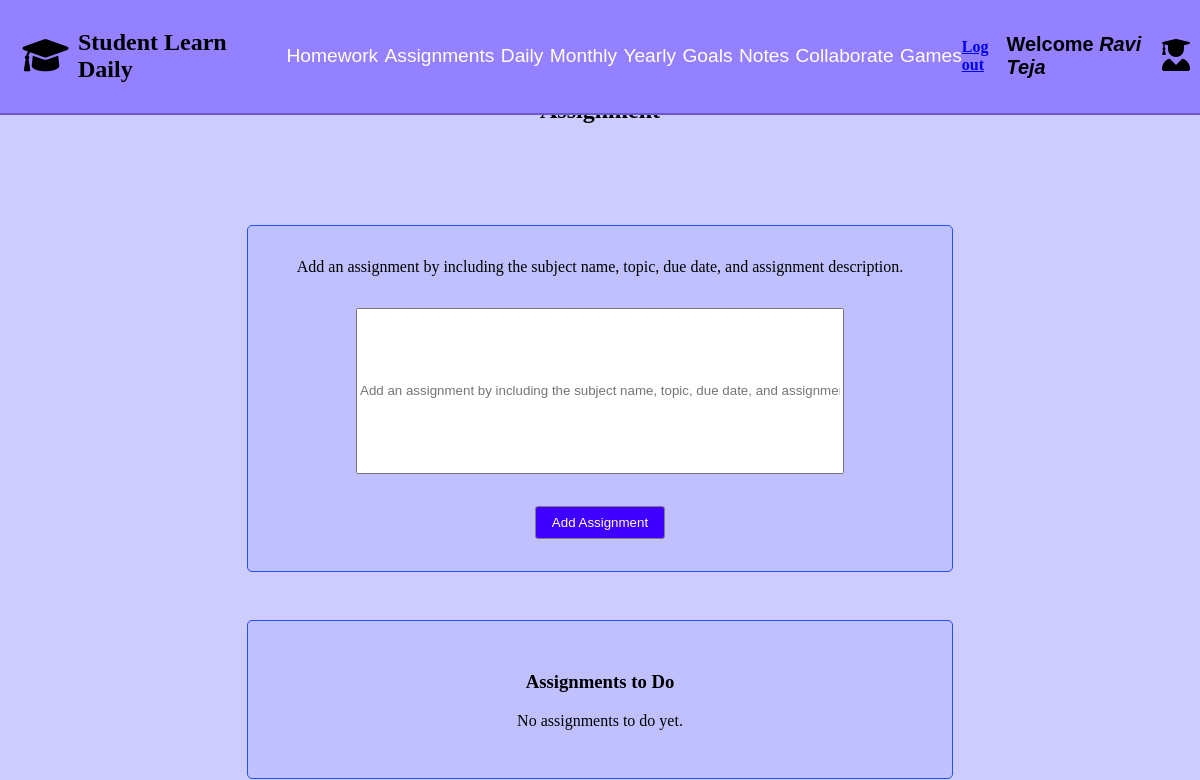
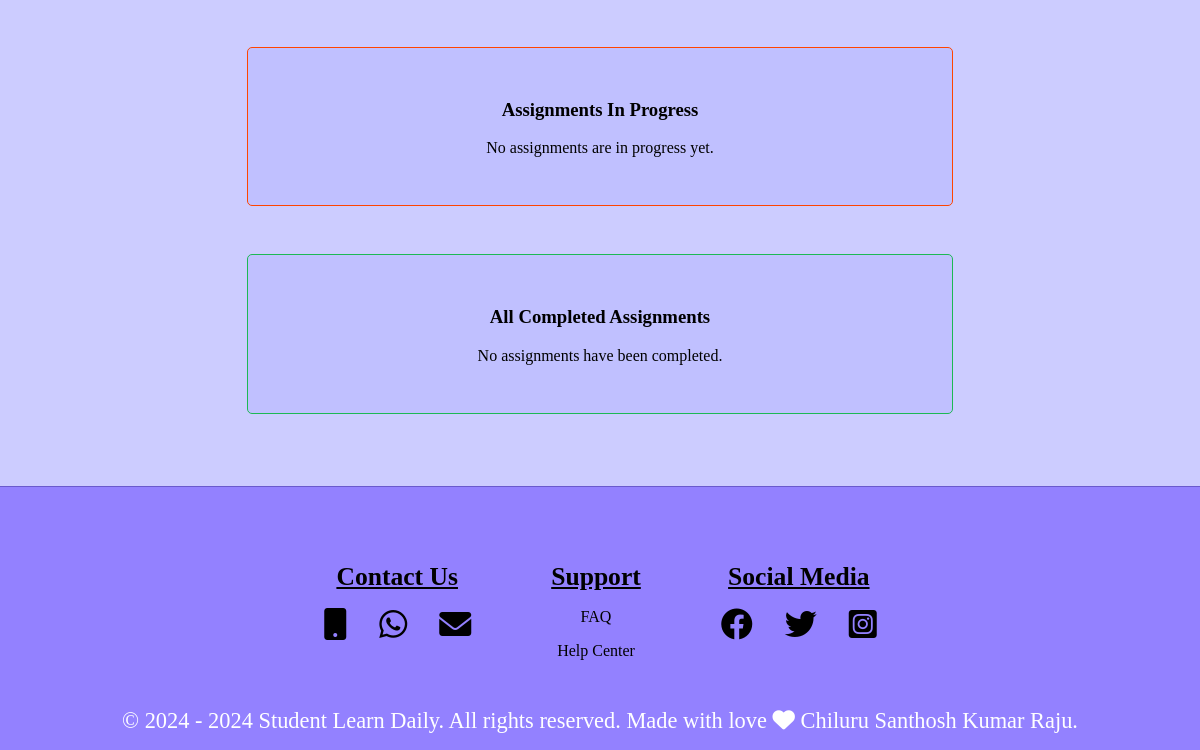
/studentasignments/7/, run on an earlier commit of the app's database (2 pictures, top to bottom).
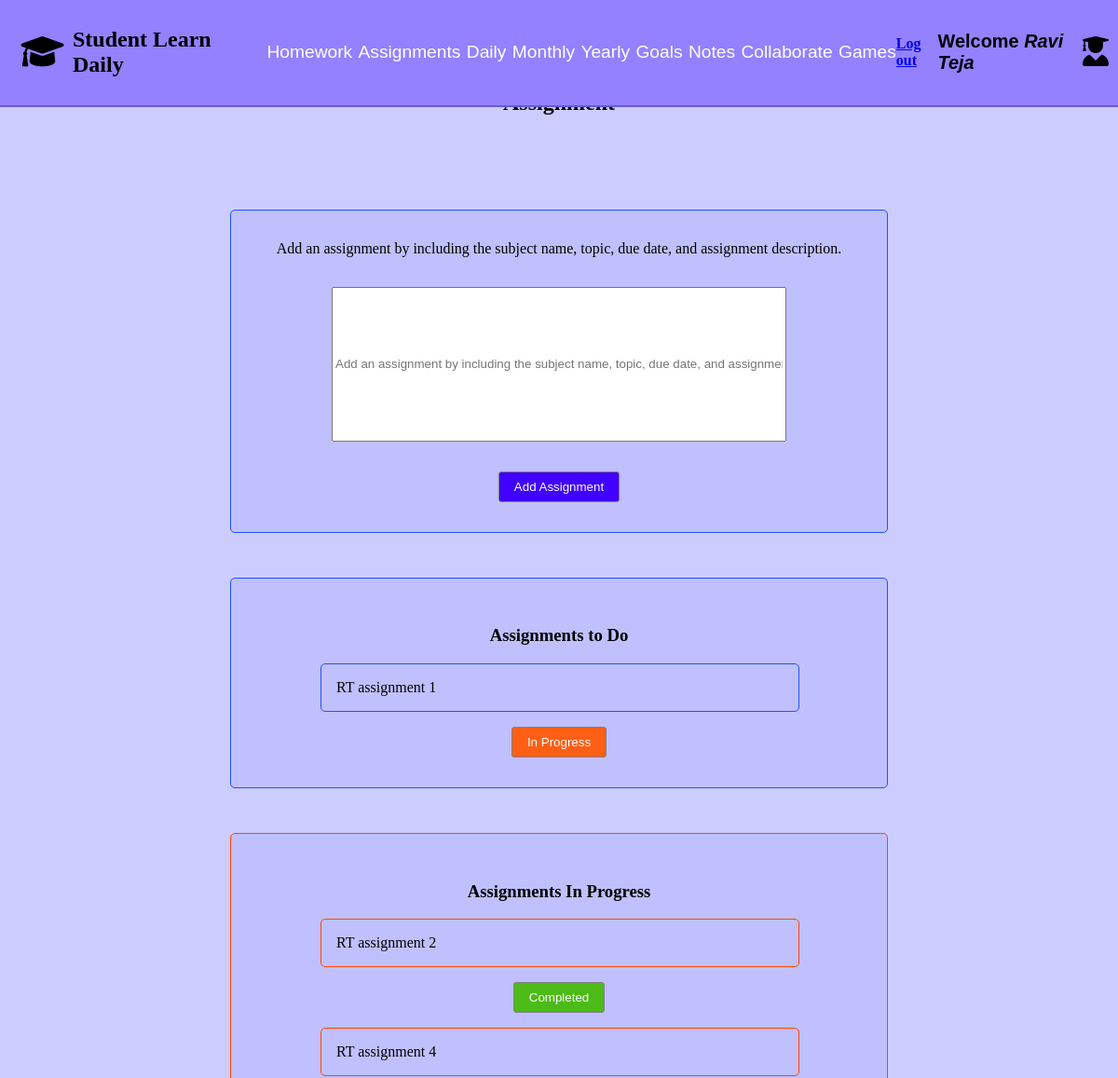
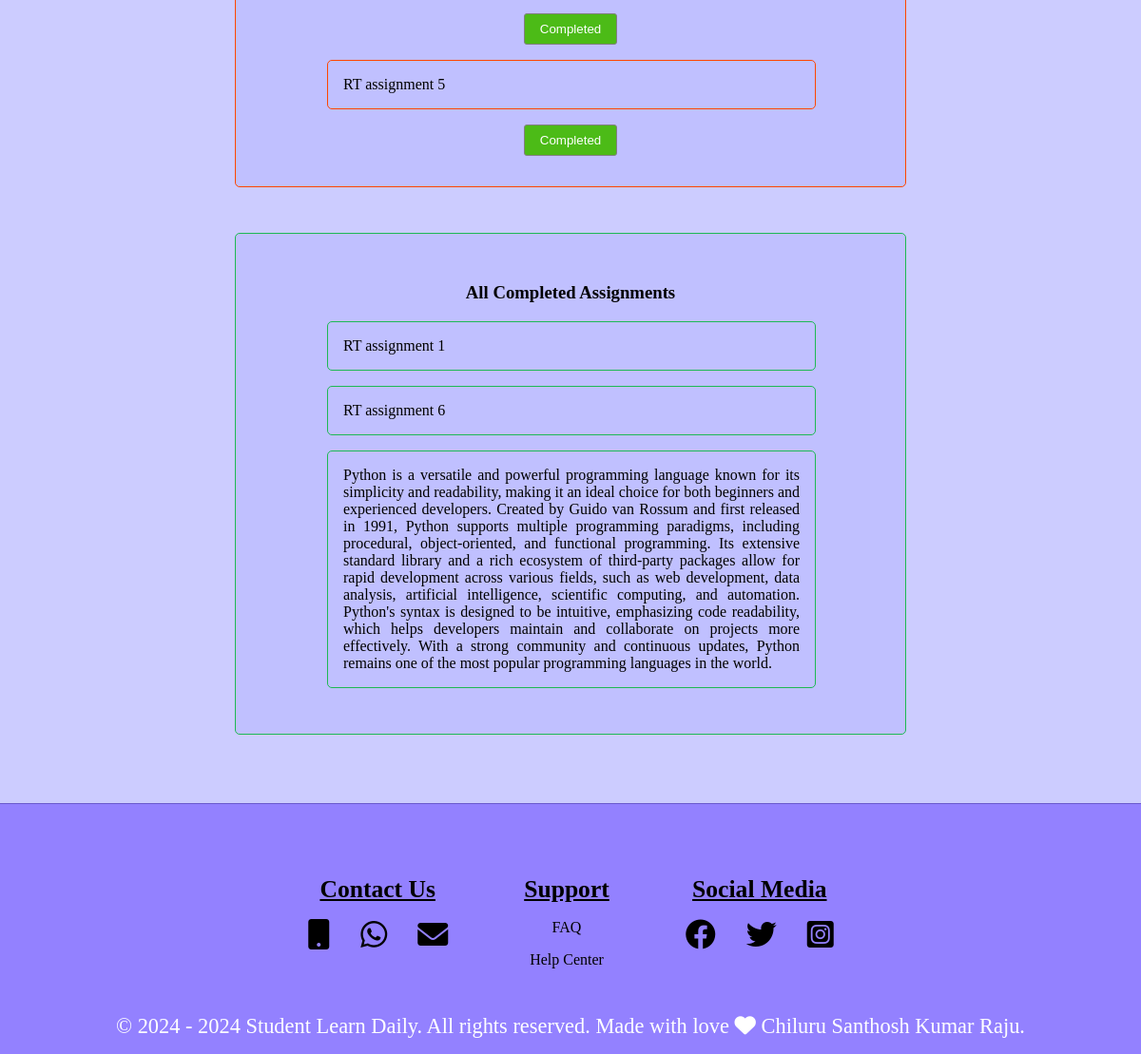
And on a later commit of the database (2 pictures, top to bottom).
### studentassignmentsapp/models.py (models this page shows)
class studentassignmentsmodel(models.Model):
    student = models.ForeignKey(StudentRegistrationModel, on_delete=models.CASCADE,related_name='assignments',null=True)
    assignment = models.TextField(null=True)
    status = models.CharField(max_length=500,null=True,default="To Do")
    def __str__(self):
        return self.assignment

### studentassignmentsapp/views.py (the view, shortened to what this page needs)
# urls.py: path('studentasignments/<int:student_id>/',views.studentasignments,name='studentasignments')
def studentasignments(request, student_id):
    student = get_object_or_404(StudentRegistrationModel, id=student_id)
    student_name = f"{student.first_name} {student.last_name}"
    assignments = student.assignments.all()
    form = studentassignmentsform(request.POST or None)
    assignments_todos = studentassignmentsmodel.objects.filter(student=student, status='To Do')
    assignment_in_progress = studentassignmentsmodel.objects.filter(student=student, status='In Progress')
    assignments_completed = studentassignmentsmodel.objects.filter(student=student, status='Completed')
    return render(request, 'studentassignments.html', {
        'student_name': student_name,
        'student_id': student_id,
        'form': form,
        'assignments_todos': assignments_todos,
        'assignments': assignments,
        'assignment_in_progress': assignment_in_progress,
        'assignments_completed': assignments_completed
    })

### studentassignmentsapp/forms.py
class studentassignmentsform(forms.ModelForm):
    class Meta:
        model = studentassignmentsmodel
        fields = ['assignment',]
        widgets = {
            'assignment': forms.TextInput(attrs={'placeholder': 'Add an assignment by including the subject name, topic, due date, and assignment description.', 'class': 'Add-assignment-input-box'})
            }

### context_processors/user_context.py (called while the page is built)
def student_context(request):
    student_name = ""
    student_id = request.session.get('student_id')
    if student_id:
        try:
            student = StudentRegistrationModel.objects.get(pk=student_id)
            student_name = f"{student.first_name} {student.last_name}"
        except StudentRegistrationModel.DoesNotExist:
            student_name = ""
    return {
        'student_name': student_name
    }

### Student_Learn_Daily_Project/templates/studentassignments.html (shortened to what this page needs)
{% extends "studentloginbase.html" %}
{% load static %}
{% block css %}
<link rel="stylesheet" href="{% static 'studentassignments.css' %}">
    <link rel="stylesheet" href="https://cdnjs.cloudflare.com/ajax/libs/font-awesome/6.0.0-beta3/css/all.min.css">
    <link rel="stylesheet" href="https://cdnjs.cloudflare.com/ajax/libs/toastr.js/latest/toastr.min.css">
{% endblock css %}
{% block content %}
<section id="student-assignments-id" class="Student-Assignment-section">
    <h2 class="Assignment-heading">Assignment</h2>
    <div class="add-assignment-form-div">
        <form class="add-assignment-submit-form" method="post">
            <label for="Aname"> Add an assignment by including the subject name, topic, due date, and assignment description. </label><br>
            {{ form.assignment }}
            <input type="submit" value="Add Assignment" class="assignment-submit-button" name="add_assignment">
        </form>
    </div>
    <div class="assignment-to-do">
        <h3 class="assignment-to-do-heading">Assignments to Do</h3>
        <div>
                {% if assignments_todos %}
                    {% for assignment in assignments_todos %}
                    <p class="assignment-to-do-list-p">  {{ assignment.assignment }} </p>
                    <form method="post" style="display:inline;">
                        <button type="submit" name="mark_in_progress" class="assignment-to-do-in-progress-btn">In Progress</button>
                    </form>
                    {% endfor %}
                    {% else %}
                    <p>No assignments to do yet.</p>
                {% endif %}
        </div>
    </div>
<div class="assignment-in-progress">
         <h3 class="assignment-in-progress-heading">Assignments In Progress</h3>
         <div>
          {% if assignment_in_progress %}
               {% for assignmentin in assignment_in_progress %}
               <p class="assignment-in-progress-list-p"> {{ assignmentin }} </p>
               <form method="post" style="display:inline;">
                <button type="submit" name="mark_as_completed" class="assignment-complete-btn">Completed</button>
            </form>
               {% endfor %}
          {% else %}
          <p>No assignments are in progress yet.</p>
          {% endif %}
         </div>
    </div>
<div class="assignments-all-completed">
         <h3 class="assignments-all-completed-heading">All Completed Assignments</h3>
         <div>
         {% if assignments_completed %}
         {% for assignmentcom in assignments_completed %}
         <p class="assignment-completed-list-p"> {{ assignmentcom }} </p>
         {% endfor %}
         {% else %}
         <p>No assignments have been completed.</p>
         {% endif %}
         </div>
    </div>
</section>
{% endblock content %}

What changed in the data, as far as the page shows it:
added studentassignmentsmodel: assignment "RT assignment 1", shown under "Assignments to Do"
added studentassignmentsmodel: assignment "RT assignment 2", shown under "Assignments In Progress"
added studentassignmentsmodel: assignment "RT assignment 4", shown under "Assignments In Progress"
added studentassignmentsmodel: assignment "RT assignment 5", shown under "Assignments In Progress"
added studentassignmentsmodel: assignment "RT assignment 1", shown under "All Completed Assignments"
added studentassignmentsmodel: assignment "RT assignment 6", shown under "All Completed Assignments"
added studentassignmentsmodel: assignment "Python is a versatile and powerful programming language known for its simplicity and readability, making it an ideal choice for both beginners and experienced developers. Created by Guido van Rossum and first released in 1991, Python supports multiple programming paradigms, including procedural, object-oriented, and functional programming. Its extensive standard library and a rich ecosystem of third-party packages allow for rapid development across various fields, such as web development, data analysis, artificial intelligence, scientific computing, and automation. Python's syntax is designed to be intuitive, emphasizing code readability, which helps developers maintain and collaborate on…", shown under "All Completed Assignments"
Also different on the page:
text no longer shown: "No assignments to do yet. No assignments are in progress yet. No assignments have been completed."
